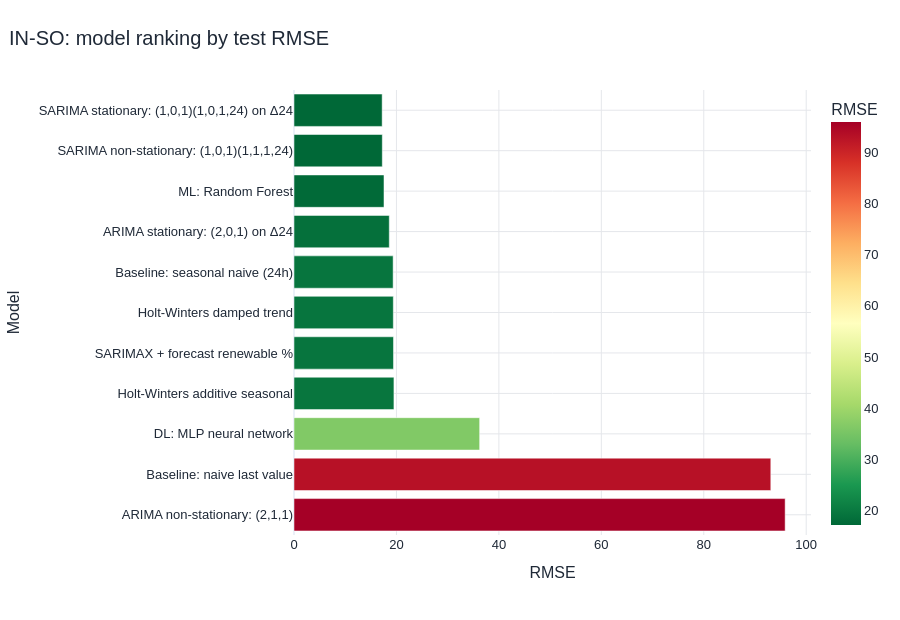

The notebook cell saved with this chart:
### Markdown cell above
## 14. Forecast accuracy and complete model comparison

*Rank every model using the same unseen week*

MAE is the typical absolute miss. RMSE penalizes large misses more strongly. MAPE and sMAPE express relative error. R² shows how much test variation is explained. Lower error and higher R² are better.

### Code cell
scores = bundle.metrics.copy()
display(scores.round(3))
fig = px.bar(scores.sort_values("RMSE"), x="RMSE", y="Model", orientation="h", color="RMSE",
             color_continuous_scale="RdYlGn_r", title=f"{REGION}: model ranking by test RMSE")
fig.update_layout(yaxis={"categoryorder": "total descending"}, height=620)
show_chart(fig)

winner = scores.iloc[0]
display(Markdown(
    f"The overall winner is **{winner['Model']}**, with RMSE **{winner['RMSE']:.2f}**, "
    f"MAE **{winner['MAE']:.2f}**, and a **{winner['RMSE improvement vs best baseline (%)']:.1f}%** RMSE improvement "
    "over the strongest baseline. This conclusion applies to the shared final week; rolling-origin tests would strengthen a production decision."
))

### Figure 1 — Plotly figure (JSON) as saved in the notebook; plotly's stock layout.template omitted (floating-point values rounded to 4 significant figures)
{"data": [{"hovertemplate": "RMSE=%{marker.color}<br>Model=%{y}<extra></extra>", "legendgroup": "", "marker": {"color": [17.21, 17.24, 17.57, 18.6, 19.35, 19.39, 19.42, 19.51, 36.25, 93.09, 95.89], "coloraxis": "coloraxis", "pattern": {"shape": ""}}, "name": "", "orientation": "h", "showlegend": false, "textposition": "auto", "type": "bar", "x": [17.21, 17.24, 17.57, 18.6, 19.35, 19.39, 19.42, 19.51, 36.25, 93.09, 95.89], "xaxis": "x", "y": ["SARIMA stationary: (1,0,1)(1,0,1,24) on Δ24", "SARIMA non-stationary: (1,0,1)(1,1,1,24)", "ML: Random Forest", "ARIMA stationary: (2,0,1) on Δ24", "Baseline: seasonal naive (24h)", "Holt-Winters damped trend", "SARIMAX + forecast renewable %", "Holt-Winters additive seasonal", "DL: MLP neural network", "Baseline: naive last value", "ARIMA non-stationary: (2,1,1)"], "yaxis": "y"}], "layout": {"autosize": true, "barmode": "relative", "coloraxis": {"autocolorscale": false, "colorbar": {"title": {"text": "RMSE"}}, "colorscale": [[0.0, "rgb(0,104,55)"], [0.1, "rgb(26,152,80)"], [0.2, "rgb(102,189,99)"], [0.3, "rgb(166,217,106)"], [0.4, "rgb(217,239,139)"], [0.5, "rgb(255,255,191)"], [0.6, "rgb(254,224,139)"], [0.7, "rgb(253,174,97)"], [0.8, "rgb(244,109,67)"], [0.9, "rgb(215,48,39)"], [1.0, "rgb(165,0,38)"]]}, "font": {"color": "#1f2937", "family": "Arial, sans-serif", "size": 13}, "height": 620, "hoverlabel": {"font": {"size": 13}}, "legend": {"tracegroupgap": 0}, "margin": {"b": 85, "l": 70, "r": 45, "t": 90}, "title": {"font": {"size": 20}, "text": "IN-SO: model ranking by test RMSE", "x": 0.01, "xanchor": "left"}, "xaxis": {"anchor": "y", "automargin": true, "domain": [0.0, 1.0], "gridcolor": "#e5e7eb", "showgrid": true, "title": {"text": "RMSE"}}, "yaxis": {"anchor": "x", "automargin": true, "categoryorder": "total descending", "domain": [0.0, 1.0], "gridcolor": "#e5e7eb", "showgrid": true, "title": {"text": "Model"}, "zeroline": false}}}
